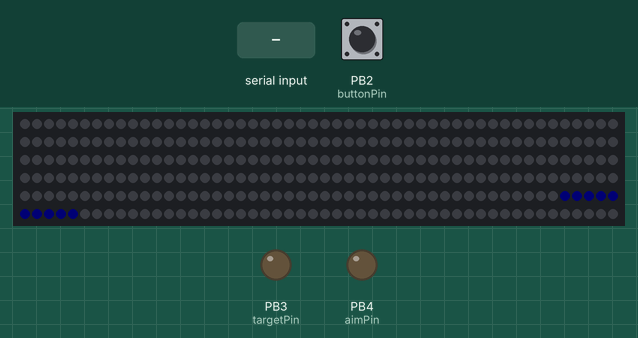
Recording of a sketch running on a simulated ATtiny85, built for the host (arithmetic inside an expression is 32-bit, double 64-bit). On the bench: 300 RGB LEDs in strip order, left to right, continuing on the next row, output pins drawn as LEDs (lit = HIGH). The inputs (shaded band) are chosen by the test bench; at power-on: PB2 (buttonPin) HIGH. Dim RGB values are drawn brighter than linear; random numbers use the default seed unless the sketch sets one; what the sketch prints to the serial monitor is not drawn.

Above: at 1.2 s.
1.3 s: "s\n" received over Serial
2.8 s: "r90\n" received over Serial
5.8 s: "t90\n" received over Serial
8.8 s: "r\n" received over Serial
10.3 s: PB2 (buttonPin) pulled LOW for 0.15 s
11.9 s: PB2 (buttonPin) pulsed LOW 5 times (0.12 s each, 0.3 s apart)
Timing chart, 0 to 14.9 s (numbered marks = the images above; inputs shaded):
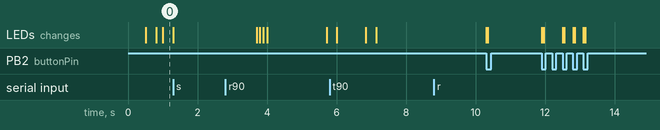

The sketch:

LEDstripDriver.ino
```cpp
#include <Adafruit_DotStar.h>
// Because conditional #includes don't work w/Arduino sketches...
#include <SPI.h>         // COMMENT OUT THIS LINE FOR GEMMA OR TRINKET
//#include <avr/power.h> // ENABLE THIS LINE FOR GEMMA OR TRINKET

#define NUMPIXELS 300
#define MAX_VARIANCE 2147483600

// Target pin: digital 4 => PD2
//                      76543210
#define TGTH PORTD |= 0B00001000
#define TGTL PORTD &=~0B00001000

// AIM pin: digital 3 => PD3
//                      76543210
#define AIMH PORTD |= 0B00010000
#define AIML PORTD &=~0B00010000

// Button pin read: Digital pin 2 ==> PD4
//                   76543210
#define BTNP PORTD&0B00000100;

const int buttonPin = 2;
const int targetPin = 3;  // PD2
const int aimPin = 4;     // PD3

uint32_t aimColor = 0x000001;
uint32_t aimSuccess = 0x0002001;
uint32_t aimFail = 0x200000;

uint32_t targetColor = 0x202000;
uint32_t stopColor = 0x002001;
uint32_t stopColorError = 0x200000;

bool positionFeedback = false;
bool positionGrab = false;
unsigned long stopDuration = 50;  // set duration of position feedback

// 0 - - - - -> (timestamp: task running time)
// |--------------- distance ----------------| \
//                   |---masking---|            +- lengths will vary depend on moveSpeed
//                                 |--width--| /
// ================================#####|#####===========
//                   |   aimPosition ---ˆ
//                   ˆ-- Target appears here (masking), move with seed of 'moveSpeed'
// temporal distance and width
// time units: ms
unsigned long distance = 1000;    // set with 'd' command (unit: ms)
unsigned long width = 200;        // set with 'w' command (unit: ms)
unsigned long masking = 300;      // set with 'm' command (unit: ms)
unsigned int aimPosition = 250;   // set with 'a' command (unit: pixel)
unsigned long moveSpeed = 50;    // set with 's' command (unit: pixel/sec)

/////////////////////////////////////////////////////////////////////// INTERNAL VARIABLES BELOW
// Hardware SPI is a little faster, but must be wired to specific pins
// (Arduino Uno = pin 11 for data, 13 for clock, other boards are different).
Adafruit_DotStar strip = Adafruit_DotStar(NUMPIXELS, DOTSTAR_BGR);

// timekeeper unit: us
unsigned long lastTS;
int lastPosition = 0; // keeping the last lighted position (to prevent skipping)
bool reset = true;  // timer reset flag

int stopPos = 0;    // stopped (=target intercepped) position
unsigned long stopTime = 0; // is a timestamp when the button is pressed

bool catchedTarget = false;   // is true when a button press is made within the aim
bool processStop = false;     // is true when a button is pressed at somewhere.
bool stopPosPassed = false;   // is true when a target is passed beyond the stopPos
int randTime = 0;             // std. of randomness in temporal distance
int randSpeed = 0;            // std. of randomness in speed

// random offsets
long randomOffset = 0;
long randomSpeedOffset = 0;

int btnPinState = false;

void setup() {
#if defined(__AVR_ATtiny85__) && (F_CPU == 16000000L)
  clock_prescale_set(clock_div_1); // Enable 16 MHz on Trinket
#endif
  Serial.begin(115200);

  while (!Serial) ;

  strip.begin(); // Initialize pins for output
  strip.show();  // Turn all LEDs off ASAP

  lastTS = micros();

  pinMode(targetPin, OUTPUT);
  pinMode(aimPin, OUTPUT);
  pinMode(buttonPin, INPUT_PULLUP);

  btnPinState = digitalRead(buttonPin);

  initTest();
  randomSeed(analogRead(0));
}

void initTest()
{
  TGTL;
  AIML;
  reset = true;
}

int calculateAimWidth(unsigned long temporalWidth, unsigned long mspeed)
{
  unsigned long aw = mspeed * temporalWidth / 1000UL;
  return (int)aw;
}


void processSerial()
{
// Serial data read
  if (Serial.available() > 0)
  {
    // Read whatever serial events here
    char c = Serial.read();
    unsigned long readN = 0;
    bool read = false;
    switch (c)
    {
      case 't':
        readN = randTime = readNumber();
        read = true;
        break;
      case 'r':
        readN = randSpeed = readNumber();
        read = true;
        break;
      case 'd':
        readN = distance = readNumber();
        masking = 0;
        read = true;
        break;
      case 'w':
        readN = width = readNumber();
        read = true;
        break;
      case 's':
        readN = moveSpeed = readNumber();
        read = true;
        break;
      case 'a':
        readN = aimPosition = readNumber();
        read = true;
        break;
      case 'm':
        readN = masking = readNumber();
        read = true;
        break;
      case 'p':
        readN = readNumber();
        read = true;

        if     (readN == 2)       {
          positionFeedback = true;
          positionGrab = false;
        }
        else if (readN == 1)       {
          positionFeedback = true;
          positionGrab = true;
        }
        else                      {
          positionFeedback = false;
          positionGrab = false;
        }
    }
    if (read)
    {
      stopPos = 0;
      initTest();
      Serial.print(c);
      Serial.println(readN);
    }
  }
}

void loop() {
  // btn pin read ==> trigger button stop!
  int newBtn = digitalRead(buttonPin);
  if(btnPinState != newBtn)
  {
    if(newBtn == LOW)
    {
      processStop = true;
    }
  }
  btnPinState = newBtn;

  processSerial();

  // put your main code here, to run repeatedly:
  unsigned long newTS = micros();
  // task running time keeper. (timestamp: us)
  unsigned long timestamp = (newTS - lastTS);

  unsigned long effectiveDistance = distance + randomOffset;
  unsigned long effectiveMoveSpeed = moveSpeed + randomSpeedOffset;

  // recalculate temporal width
  double correctionRatio = ((double)moveSpeed/(double)effectiveMoveSpeed);
  if(randSpeed == 0)
    correctionRatio = 1.0;

  unsigned long effectiveWidth = correctionRatio * (double)width;

  // calculated visual width of the aim, given the speed and temporal width
  int aimWidth = calculateAimWidth(effectiveWidth, effectiveMoveSpeed);

  // total number of the pixels required fo the entire task (distance: ms)
  int runningPixels = effectiveMoveSpeed * effectiveDistance / 1000UL;
  // distance of target moved in pixel
  int elapsedPos = effectiveMoveSpeed * timestamp / 1000000UL;
  // end position (may be overrun beyond the NUMPIXELS depends on the moveSpeed)
  int endPos = aimPosition + aimWidth / 2;
  // start position (may be negative depends on the moveSpeed)
  int startPos = endPos - runningPixels;

  // current position of the target in strip
  int targetPosition = startPos + elapsedPos;

  unsigned long aimStartTime = effectiveDistance - effectiveWidth;
  unsigned long aimEndTime = effectiveDistance;

  // positions of the aim area
  int aimStart = endPos - aimWidth;
  int aimEnd = endPos;

  unsigned long maskingWidth = masking + width;
  //unsigned long effectiveMaskingWidth = correctionRatio * maskingWidth;
  unsigned long effectiveMaskingWidth = masking+effectiveWidth;

  // goes true if masking should be applied.
  bool doMasking = (timestamp <= ((effectiveDistance - effectiveMaskingWidth) * 1000UL) || timestamp >= effectiveDistance * 1000UL);
  bool isInAim = aimStartTime * 1000UL <= timestamp && timestamp < aimEndTime * 1000UL;
  //bool isInAim = aimStart <= targetPosition && targetPosition < aimEnd;
  bool isTargetAppear = !doMasking;

  isTargetAppear ? TGTH : TGTL;
  isInAim ?        AIMH : AIML;

  // initialize the entire strip
  for (int i = 0; i < NUMPIXELS; i++)
  {
    strip.setPixelColor(i, 0);
  }
  // coloring the aim point
  for (int i = aimStart; i < aimEnd; i++)
  {
    if (i >= 0 && i < NUMPIXELS)
    {
      strip.setPixelColor(i, aimColor);
    }
  }

  // coloring stopPos
  if (stopPos > 0 && !stopPosPassed && positionFeedback)
  {
    if (stopPos >= aimStart && stopPos < aimEnd)
      strip.setPixelColor(stopPos, stopColor);
    else
      strip.setPixelColor(stopPos, stopColorError);
  }

  if (stopPos > lastPosition && stopPos <= targetPosition)
    stopPosPassed = true;

  // coloring target
  // set skipped pixel color with slightly faded color
  if (reset)
  {
    reset = false;
  }
  else
  {
    for (int i = lastPosition + 1; i < targetPosition; i++)
    {
      if (!doMasking && i >= 0 && i < NUMPIXELS && i < endPos)
      {
        if (positionFeedback)
        {
          if (stopPos == 0 || stopPosPassed || i < stopPos || !positionGrab)
            strip.setPixelColor(i, targetColor);
        }
        else
        {
          strip.setPixelColor(i, targetColor);
        }
      }
    }
  }
  if (!doMasking && targetPosition >= 0 && targetPosition < NUMPIXELS && targetPosition < endPos)
  {
    if (positionFeedback)
    {
      if (stopPos == 0 || stopPosPassed || targetPosition < stopPos || !positionGrab)
        strip.setPixelColor(targetPosition, targetColor);
    }
    else
    {
      strip.setPixelColor(targetPosition, targetColor);
    }
  }

  if (processStop)
  {
    stopPos = targetPosition;
    stopTime = timestamp;

    if (elapsedPos < runningPixels / 3)
    {
      stopPos = targetPosition + runningPixels;
    }
    stopPosPassed = false;
    processStop = false;

    if ((effectiveDistance * 1000UL - timestamp) < effectiveWidth * 1000UL)
      catchedTarget = true;
  }


  if (!positionFeedback && stopPos > 0 && timestamp - stopTime < stopDuration * 1000UL)
  {
    if(catchedTarget)
    {
      strip.setPixelColor(aimStart - 3, aimSuccess);
      strip.setPixelColor(aimEnd + 2, aimSuccess);
    }
    else
    {
      strip.setPixelColor(aimStart - 3, aimFail);
      strip.setPixelColor(aimEnd + 2, aimFail);
    }
  }

  strip.show();

  lastPosition = targetPosition;

  // timer reset
  if (timestamp >= effectiveDistance * 1000UL)
  {
    // Add randomness in temporal distance
    if (randTime == 0)
      randomOffset = 0;
    else
    {
      randomOffset = box_muller(randTime);
    }

    // Add randomness in speed
    if (randSpeed == 0)
    {
      randomSpeedOffset = 0;
    }
    else
    {
      randomSpeedOffset = box_muller(randSpeed);
    }

    lastTS = newTS;
    initTest();
    catchedTarget = false;
  }

  if (timestamp > 100 * 1000UL && timestamp < 150 * 1000UL)
  {
    stopPos = 0;
  }
}

uint32_t colorFader(uint32_t color, int divider)
{
  uint8_t R = color & 0xFF0000 / 0x010000;
  uint8_t G = color & 0x00FF00 / 0x000100;
  uint8_t B = color & 0x0000FF;

  R /= divider;
  G /= divider;
  B /= divider;

  return R * 0x010000 + G * 0x000100 + B;
}

unsigned long readNumber()
{
  String inString = "";
  for (int i = 0; i < 10; i++)
  {
    while (Serial.available() == 0);
    int inChar = Serial.read();
    if (isDigit(inChar))
    {
      inString += (char)inChar;
    }

    if (inChar == '\n')
    {
      int val = inString.toInt();
      return (unsigned long)val;
    }
  }

  // flush remain strings in serial buffer
  while (Serial.available() > 0)
  {
    Serial.read();
  }
  return 0UL;
}

// gaussian random, adopted from https://github.com/ivanseidel/Gaussian/blob/master/Gaussian.h
double GaussianRandom(double mean, double variance) {
  double R1, R2;
  R1 = ::random(MAX_VARIANCE) / (double)MAX_VARIANCE;
  R2 = ::random(MAX_VARIANCE) / (double)MAX_VARIANCE;
  return mean + variance * cos( 2 * M_PI * R1) * sqrt(-log(R2));
}


// adopted from https://en.wikipedia.org/wiki/Box%E2%80%93Muller_transform
double box_muller(double sigma)
{
  double epsilon = 0.0000000000001;
  double two_pi = 2.0 * 3.14159265358979323846;

  double z0, z1;
  double u1, u2;
  do
  {
    u1 = rand() * (1.0 / RAND_MAX);
    u2 = rand() * (1.0 / RAND_MAX);
  }
  while (u1 <= epsilon);

  z0 = sqrt(-2.0 * log(u1)) * cos(two_pi * u2);
  z1 = sqrt(-2.0 * log(u1)) * sin(two_pi * u2);

  // prevent > 3sigma value
  if (z0 < -3)
    z0 = -3;
  if (z0 > 3)
    z0 = 3;

  return z0 * sigma;
}
```

Measured:
- after the input at 8.8 s, every drawn part: stays the same
